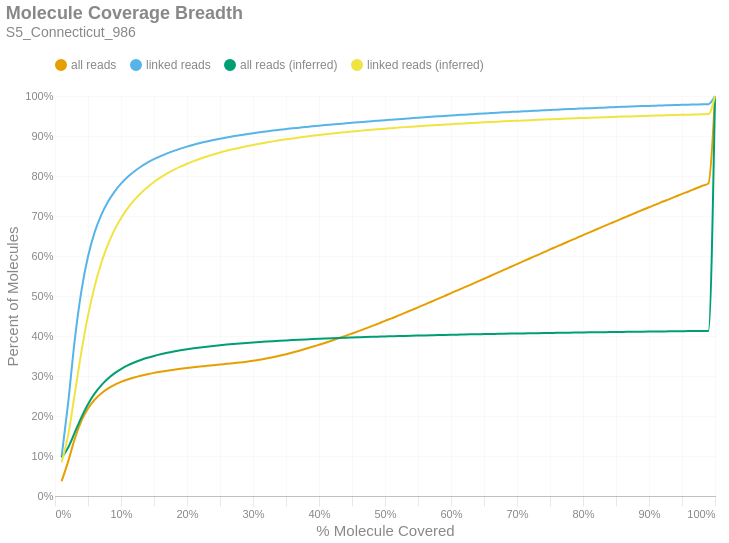

Notebook code for this chart:
### Markdown cell above
### Molecule Read Coverage
This chart shows molecule coverage breadth as computed by the number of bases aligned to that molecule. In other words, "*how much of each unique long molecule is actually sequenced/aligned?*" Keep in mind there is a distinction between sequences and alignments, since some sequences belonging to a particular molecule may not align well and wouldn't appear in the alignment data. This chart also shows molecule coverage breadth as computed by the *inferred fragment* from which the aligned sequences originate. Unlike read coverage, this calculation takes into account the total insert size, including unsequenced gaps between the forward and reverse reads. Like the previous figures, these are cumulative percents.

### Code cell
if SKIPLR:
    print_html(f"Skipped")
else:
    binned_df = consolidated_hist(valids['coverage_bp'], mask, 0.01, True)
    binned_df_inf = consolidated_hist(valids['coverage_inserts'], mask, 0.01, True)
    binned_df = binned_df.with_columns(pl.lit(binned_df_inf['all reads (cumsum)']).alias('all reads (inferred)'))
    binned_df = binned_df.with_columns(pl.lit(binned_df_inf['linked reads (cumsum)']).alias('linked reads (inferred)'))
    binned_df = binned_df.with_columns(
        (pl.col('bin').cast(pl.Float64) + 0.01).alias('right_edge')
    )

    with SafeRender(binned_df):
        (
            density_plot(binned_df, 'Molecule Coverage Breadth', samplename, 'molcov', ['all reads (inferred)','linked reads (inferred)'])
            .encode(
                #x=alt.X('bin:Q', title="% Molecule Covered").axis(format = '%').scale(padding=0),
                x=alt.X('right_edge:Q', title="% Molecule Covered").axis(format='%').scale(padding=0),
                y=alt.Y('value:Q', title='Percent of Molecules')
                    .axis(format='%')
                    .stack(False)
                    .scale(domainMin=0, padding=0),
                color=alt.Color("key:N").scale(domain = ["all reads", "linked reads", "all reads (inferred)", "linked reads (inferred)"]),
                tooltip = [
                    alt.Tooltip("key:N", title = "Data Type"),
                    alt.Tooltip("range_label:N", title="% Molecule Covered"),
                    alt.Tooltip("value:Q", format = ".2%", title="% Molecules")
                ]
            )
        ).display()

### Figure 1 — Vega-Lite specification as saved in the notebook (floating-point values rounded to 4 significant figures)
{"width": "container", "height": 400, "config": {"title": {"anchor": "start", "dy": -15, "fontSize": 18, "color": "#888888", "subtitleColor": "#888888", "subtitleFontSize": 14}, "arc": {"fill": "#0072B2"}, "axis": {"domainColor": "#888888", "domainWidth": 0.5, "gridWidth": 0.2, "grid": false, "titleFontWeight": 400, "titleFontSize": 15, "labelFontSize": 11, "labelColor": "#888888", "tickColor": "#888888", "tickWidth": 0.2, "titleColor": "#888888"}, "axisBand": {"grid": false}, "axisX": {"grid": true, "tickSize": 10, "domainCap": "round"}, "axisY": {"domain": false, "grid": true, "tickSize": 0, "domainCap": "round"}, "background": "transparent", "header": {"labelFontSize": 15, "labelColor": "#888888", "titleFontSize": 15, "titleFontWeight": 600, "titleColor": "#888888"}, "legend": {"labelFont": "sans-serif", "labelFontSize": 12, "labelColor": "#888888", "symbolSize": 100, "symbolType": "circle", "titleFontSize": 12, "titlePadding": 10, "titleColor": "#888888", "title": null, "orient": "top"}, "range": {"category": ["#E69F00", "#56B4E9", "#009E73", "#F0E442", "#0072B2", "#D55E00", "#CC79A7", "#000000"], "diverging": ["#cfe8f3", "#a2d4ec", "#73bfe2", "#46abdb", "#1696d2", "#12719e"]}, "area": {"fill": "#0072B2", "fillOpacity": 0.7, "line": true, "strokeOpacity": 0.7}, "line": {"color": "#0072B2", "stroke": "#0072B2", "strokeWidth": 2}, "trail": {"color": "#0072B2", "stroke": "#0072B2", "strokeWidth": 0, "size": 1}, "point": {"filled": true, "fillOpacity": 1.0, "size": 95}, "text": {"color": "#888888", "fontSize": 11, "align": "right", "fontWeight": 400, "size": 11}, "bar": {"fill": "#0072B2", "stroke": null}, "view": {"stroke": null, "continuousWidth": 660, "continuousHeight": 400}}, "data": {"name": "data-5cb0b934f392104e5d37e7a71c5b4e15"}, "mark": {"type": "line", "interpolate": "monotone", "point": {"opacity": 0, "size": 275}}, "encoding": {"color": {"field": "key", "scale": {"domain": ["all reads", "linked reads", "all reads (inferred)", "linked reads (inferred)"]}, "type": "nominal"}, "tooltip": [{"field": "key", "title": "Data Type", "type": "nominal"}, {"field": "range_label", "title": "% Molecule Covered", "type": "nominal"}, {"field": "value", "format": ".2%", "title": "% Molecules", "type": "quantitative"}], "x": {"axis": {"format": "%"}, "field": "right_edge", "scale": {"padding": 0}, "title": "% Molecule Covered", "type": "quantitative"}, "y": {"axis": {"format": "%"}, "field": "value", "scale": {"domainMin": 0, "padding": 0}, "stack": false, "title": "Percent of Molecules", "type": "quantitative"}}, "params": [{"name": "param_c36ac31b6afebe62", "select": {"type": "point", "fields": ["key"]}, "bind": "legend"}], "title": {"text": "Molecule Coverage Breadth", "subtitle": "S5_Connecticut_986"}, "transform": [{"fold": ["all reads (cumsum)", "linked reads (cumsum)", "all reads (inferred)", "linked reads (inferred)"]}, {"calculate": "replace(datum.key, ' (cumsum)', '')", "as": "key"}, {"filter": {"param": "param_c36ac31b6afebe62"}}], "usermeta": {"embedOptions": {"downloadFileName": "S5_Connecticut_986.molcov"}}, "$schema": "https://vega.github.io/schema/vega-lite/v6.1.0.json", "datasets": {"data-5cb0b934f392104e5d37e7a71c5b4e15": [{"bin": "0.0", "interval": "0.0-0.01", "all reads": 0.03692, "linked reads": 0.0981, "all reads (cumsum)": 0.03692, "linked reads (cumsum)": 0.0981, "range_label": "0.0-0.01", "all reads (inferred)": 0.09613, "linked reads (inferred)": 0.08448, "right_edge": 0.01}, {"bin": "0.01", "interval": "0.01-0.02", "all reads": 0.04972, "linked reads": 0.1361, "all reads (cumsum)": 0.08664, "linked reads (cumsum)": 0.2342, "range_label": "0.01-0.02", "all reads (inferred)": 0.1214, "linked reads (inferred)": 0.1527, "right_edge": 0.02}, {"bin": "0.02", "interval": "0.02-0.03", "all reads": 0.05684, "linked reads": 0.1569, "all reads (cumsum)": 0.1435, "linked reads (cumsum)": 0.3911, "range_label": "0.02-0.03", "all reads (inferred)": 0.159, "linked reads (inferred)": 0.2562, "right_edge": 0.03}, {"bin": "0.03", "interval": "0.03-0.04", "all reads": 0.04414, "linked reads": 0.1219, "all reads (cumsum)": 0.1876, "linked reads (cumsum)": 0.513, "range_label": "0.03-0.04", "all reads (inferred)": 0.1967, "linked reads (inferred)": 0.3603, "right_edge": 0.04}, {"bin": "0.04", "interval": "0.04-0.05", "all reads": 0.03107, "linked reads": 0.08572, "all reads (cumsum)": 0.2187, "linked reads (cumsum)": 0.5987, "range_label": "0.04-0.05", "all reads (inferred)": 0.2295, "linked reads (inferred)": 0.451, "right_edge": 0.05}, {"bin": "0.05", "interval": "0.05-0.06", "all reads": 0.02196, "linked reads": 0.06038, "all reads (cumsum)": 0.2406, "linked reads (cumsum)": 0.6591, "range_label": "0.05-0.06", "all reads (inferred)": 0.2558, "linked reads (inferred)": 0.5239, "right_edge": 0.06}, {"bin": "0.06", "interval": "0.06-0.07", "all reads": 0.01577, "linked reads": 0.04332, "all reads (cumsum)": 0.2564, "linked reads (cumsum)": 0.7024, "range_label": "0.06-0.07", "all reads (inferred)": 0.2767, "linked reads (inferred)": 0.5818, "right_edge": 0.07}, {"bin": "0.07", "interval": "0.07-0.08", "all reads": 0.0119, "linked reads": 0.03262, "all reads (cumsum)": 0.2683, "linked reads (cumsum)": 0.735, "range_label": "0.07-0.08", "all reads (inferred)": 0.2932, "linked reads (inferred)": 0.6277, "right_edge": 0.08}, {"bin": "0.08", "interval": "0.08-0.09", "all reads": 0.009308, "linked reads": 0.02549, "all reads (cumsum)": 0.2776, "linked reads (cumsum)": 0.7605, "range_label": "0.08-0.09", "all reads (inferred)": 0.3066, "linked reads (inferred)": 0.6648, "right_edge": 0.09}, {"bin": "0.09", "interval": "0.09-0.1", "all reads": 0.007509, "linked reads": 0.02045, "all reads (cumsum)": 0.2851, "linked reads (cumsum)": 0.7809, "range_label": "0.09-0.1", "all reads (inferred)": 0.3174, "linked reads (inferred)": 0.6945, "right_edge": 0.1}, {"bin": "0.1", "interval": "0.1-0.11", "all reads": 0.006122, "linked reads": 0.01659, "all reads (cumsum)": 0.2912, "linked reads (cumsum)": 0.7975, "range_label": "0.1-0.11", "all reads (inferred)": 0.3263, "linked reads (inferred)": 0.7192, "right_edge": 0.11}, {"bin": "0.11", "interval": "0.11-0.12", "all reads": 0.005099, "linked reads": 0.0138, "all reads (cumsum)": 0.2963, "linked reads (cumsum)": 0.8113, "range_label": "0.11-0.12", "all reads (inferred)": 0.3337, "linked reads (inferred)": 0.7397, "right_edge": 0.12}, {"bin": "0.12", "interval": "0.12-0.13", "all reads": 0.004389, "linked reads": 0.01187, "all reads (cumsum)": 0.3007, "linked reads (cumsum)": 0.8232, "range_label": "0.12-0.13", "all reads (inferred)": 0.34, "linked reads (inferred)": 0.757, "right_edge": 0.13}, {"bin": "0.13", "interval": "0.13-0.14", "all reads": 0.003779, "linked reads": 0.01015, "all reads (cumsum)": 0.3045, "linked reads (cumsum)": 0.8333, "range_label": "0.13-0.14", "all reads (inferred)": 0.3454, "linked reads (inferred)": 0.772, "right_edge": 0.14}, {"bin": "0.14", "interval": "0.14-0.15", "all reads": 0.003263, "linked reads": 0.008727, "all reads (cumsum)": 0.3078, "linked reads (cumsum)": 0.8421, "range_label": "0.14-0.15", "all reads (inferred)": 0.3502, "linked reads (inferred)": 0.7851, "right_edge": 0.15}, {"bin": "0.15", "interval": "0.15-0.16", "all reads": 0.002906, "linked reads": 0.007705, "all reads (cumsum)": 0.3107, "linked reads (cumsum)": 0.8498, "range_label": "0.15-0.16", "all reads (inferred)": 0.3543, "linked reads (inferred)": 0.7964, "right_edge": 0.16}, {"bin": "0.16", "interval": "0.16-0.17", "all reads": 0.002608, "linked reads": 0.006828, "all reads (cumsum)": 0.3133, "linked reads (cumsum)": 0.8566, "range_label": "0.16-0.17", "all reads (inferred)": 0.358, "linked reads (inferred)": 0.8065, "right_edge": 0.17}, {"bin": "0.17", "interval": "0.17-0.18", "all reads": 0.002385, "linked reads": 0.006148, "all reads (cumsum)": 0.3157, "linked reads (cumsum)": 0.8628, "range_label": "0.17-0.18", "all reads (inferred)": 0.3612, "linked reads (inferred)": 0.8154, "right_edge": 0.18}, {"bin": "0.18", "interval": "0.18-0.19", "all reads": 0.002241, "linked reads": 0.005613, "all reads (cumsum)": 0.3179, "linked reads (cumsum)": 0.8684, "range_label": "0.18-0.19", "all reads (inferred)": 0.3641, "linked reads (inferred)": 0.8235, "right_edge": 0.19}, {"bin": "0.19", "interval": "0.19-0.2", "all reads": 0.002084, "linked reads": 0.00515, "all reads (cumsum)": 0.32, "linked reads (cumsum)": 0.8735, "range_label": "0.19-0.2", "all reads (inferred)": 0.3668, "linked reads (inferred)": 0.8307, "right_edge": 0.2}, {"bin": "0.2", "interval": "0.2-0.21", "all reads": 0.00192, "linked reads": 0.004613, "all reads (cumsum)": 0.3219, "linked reads (cumsum)": 0.8781, "range_label": "0.2-0.21", "all reads (inferred)": 0.3691, "linked reads (inferred)": 0.8372, "right_edge": 0.21}, {"bin": "0.21", "interval": "0.21-0.22", "all reads": 0.001832, "linked reads": 0.004268, "all reads (cumsum)": 0.3238, "linked reads (cumsum)": 0.8824, "range_label": "0.21-0.22", "all reads (inferred)": 0.3713, "linked reads (inferred)": 0.8432, "right_edge": 0.22}, {"bin": "0.22", "interval": "0.22-0.23", "all reads": 0.001721, "linked reads": 0.00387, "all reads (cumsum)": 0.3255, "linked reads (cumsum)": 0.8863, "range_label": "0.22-0.23", "all reads (inferred)": 0.3733, "linked reads (inferred)": 0.8487, "right_edge": 0.23}, {"bin": "0.23", "interval": "0.23-0.24", "all reads": 0.001685, "linked reads": 0.003646, "all reads (cumsum)": 0.3272, "linked reads (cumsum)": 0.8899, "range_label": "0.23-0.24", "all reads (inferred)": 0.3752, "linked reads (inferred)": 0.8538, "right_edge": 0.24}, {"bin": "0.24", "interval": "0.24-0.25", "all reads": 0.001641, "linked reads": 0.003366, "all reads (cumsum)": 0.3288, "linked reads (cumsum)": 0.8933, "range_label": "0.24-0.25", "all reads (inferred)": 0.3769, "linked reads (inferred)": 0.8585, "right_edge": 0.25}, {"bin": "0.25", "interval": "0.25-0.26", "all reads": 0.001583, "linked reads": 0.003094, "all reads (cumsum)": 0.3304, "linked reads (cumsum)": 0.8964, "range_label": "0.25-0.26", "all reads (inferred)": 0.3785, "linked reads (inferred)": 0.8629, "right_edge": 0.26}, {"bin": "0.26", "interval": "0.26-0.27", "all reads": 0.001616, "linked reads": 0.002877, "all reads (cumsum)": 0.332, "linked reads (cumsum)": 0.8992, "range_label": "0.26-0.27", "all reads (inferred)": 0.3799, "linked reads (inferred)": 0.8669, "right_edge": 0.27}, {"bin": "0.27", "interval": "0.27-0.28", "all reads": 0.001705, "linked reads": 0.002713, "all reads (cumsum)": 0.3337, "linked reads (cumsum)": 0.902, "range_label": "0.27-0.28", "all reads (inferred)": 0.3814, "linked reads (inferred)": 0.8708, "right_edge": 0.28}, {"bin": "0.28", "interval": "0.28-0.29", "all reads": 0.001979, "linked reads": 0.002612, "all reads (cumsum)": 0.3357, "linked reads (cumsum)": 0.9046, "range_label": "0.28-0.29", "all reads (inferred)": 0.3826, "linked reads (inferred)": 0.8743, "right_edge": 0.29}, {"bin": "0.29", "interval": "0.29-0.3", "all reads": 0.002339, "linked reads": 0.002433, "all reads (cumsum)": 0.338, "linked reads (cumsum)": 0.907, "range_label": "0.29-0.3", "all reads (inferred)": 0.3838, "linked reads (inferred)": 0.8776, "right_edge": 0.3}, {"bin": "0.3", "interval": "0.3-0.31", "all reads": 0.002636, "linked reads": 0.002262, "all reads (cumsum)": 0.3407, "linked reads (cumsum)": 0.9093, "range_label": "0.3-0.31", "all reads (inferred)": 0.385, "linked reads (inferred)": 0.8807, "right_edge": 0.31}, {"bin": "0.31", "interval": "0.31-0.32", "all reads": 0.003042, "linked reads": 0.002155, "all reads (cumsum)": 0.3437, "linked reads (cumsum)": 0.9114, "range_label": "0.31-0.32", "all reads (inferred)": 0.3861, "linked reads (inferred)": 0.8837, "right_edge": 0.32}, {"bin": "0.32", "interval": "0.32-0.33", "all reads": 0.003347, "linked reads": 0.002075, "all reads (cumsum)": 0.347, "linked reads (cumsum)": 0.9135, "range_label": "0.32-0.33", "all reads (inferred)": 0.3871, "linked reads (inferred)": 0.8865, "right_edge": 0.33}, {"bin": "0.33", "interval": "0.33-0.34", "all reads": 0.003611, "linked reads": 0.001919, "all reads (cumsum)": 0.3507, "linked reads (cumsum)": 0.9154, "range_label": "0.33-0.34", "all reads (inferred)": 0.3881, "linked reads (inferred)": 0.8892, "right_edge": 0.34}, {"bin": "0.34", "interval": "0.34-0.35", "all reads": 0.003925, "linked reads": 0.001875, "all reads (cumsum)": 0.3546, "linked reads (cumsum)": 0.9173, "range_label": "0.34-0.35", "all reads (inferred)": 0.389, "linked reads (inferred)": 0.8917, "right_edge": 0.35}, {"bin": "0.35", "interval": "0.35-0.36", "all reads": 0.004194, "linked reads": 0.00186, "all reads (cumsum)": 0.3588, "linked reads (cumsum)": 0.9192, "range_label": "0.35-0.36", "all reads (inferred)": 0.3899, "linked reads (inferred)": 0.894, "right_edge": 0.36}, {"bin": "0.36", "interval": "0.36-0.37", "all reads": 0.004472, "linked reads": 0.00167, "all reads (cumsum)": 0.3633, "linked reads (cumsum)": 0.9208, "range_label": "0.36-0.37", "all reads (inferred)": 0.3907, "linked reads (inferred)": 0.8963, "right_edge": 0.37}, {"bin": "0.37", "interval": "0.37-0.38", "all reads": 0.00477, "linked reads": 0.001709, "all reads (cumsum)": 0.368, "linked reads (cumsum)": 0.9225, "range_label": "0.37-0.38", "all reads (inferred)": 0.3915, "linked reads (inferred)": 0.8984, "right_edge": 0.38}, {"bin": "0.38", "interval": "0.38-0.39", "all reads": 0.004917, "linked reads": 0.00167, "all reads (cumsum)": 0.3729, "linked reads (cumsum)": 0.9242, "range_label": "0.38-0.39", "all reads (inferred)": 0.3922, "linked reads (inferred)": 0.9005, "right_edge": 0.39}, {"bin": "0.39", "interval": "0.39-0.4", "all reads": 0.00517, "linked reads": 0.001569, "all reads (cumsum)": 0.3781, "linked reads (cumsum)": 0.9258, "range_label": "0.39-0.4", "all reads (inferred)": 0.393, "linked reads (inferred)": 0.9025, "right_edge": 0.4}, {"bin": "0.4", "interval": "0.4-0.41", "all reads": 0.005206, "linked reads": 0.001482, "all reads (cumsum)": 0.3833, "linked reads (cumsum)": 0.9273, "range_label": "0.4-0.41", "all reads (inferred)": 0.3937, "linked reads (inferred)": 0.9044, "right_edge": 0.41}, {"bin": "0.41", "interval": "0.41-0.42", "all reads": 0.005457, "linked reads": 0.001494, "all reads (cumsum)": 0.3888, "linked reads (cumsum)": 0.9287, "range_label": "0.41-0.42", "all reads (inferred)": 0.3944, "linked reads (inferred)": 0.9062, "right_edge": 0.42}, {"bin": "0.42", "interval": "0.42-0.43", "all reads": 0.005681, "linked reads": 0.001487, "all reads (cumsum)": 0.3945, "linked reads (cumsum)": 0.9302, "range_label": "0.42-0.43", "all reads (inferred)": 0.395, "linked reads (inferred)": 0.908, "right_edge": 0.43}, {"bin": "0.43", "interval": "0.43-0.44", "all reads": 0.005747, "linked reads": 0.001401, "all reads (cumsum)": 0.4002, "linked reads (cumsum)": 0.9316, "range_label": "0.43-0.44", "all reads (inferred)": 0.3956, "linked reads (inferred)": 0.9096, "right_edge": 0.44}, {"bin": "0.44", "interval": "0.44-0.45", "all reads": 0.005954, "linked reads": 0.001376, "all reads (cumsum)": 0.4062, "linked reads (cumsum)": 0.933, "range_label": "0.44-0.45", "all reads (inferred)": 0.3962, "linked reads (inferred)": 0.9112, "right_edge": 0.45}, {"bin": "0.45", "interval": "0.45-0.46", "all reads": 0.005991, "linked reads": 0.001384, "all reads (cumsum)": 0.4121, "linked reads (cumsum)": 0.9344, "range_label": "0.45-0.46", "all reads (inferred)": 0.3967, "linked reads (inferred)": 0.9127, "right_edge": 0.46}, {"bin": "0.46", "interval": "0.46-0.47", "all reads": 0.006169, "linked reads": 0.001363, "all reads (cumsum)": 0.4183, "linked reads (cumsum)": 0.9358, "range_label": "0.46-0.47", "all reads (inferred)": 0.3973, "linked reads (inferred)": 0.9142, "right_edge": 0.47}, {"bin": "0.47", "interval": "0.47-0.48", "all reads": 0.006447, "linked reads": 0.001315, "all reads (cumsum)": 0.4248, "linked reads (cumsum)": 0.9371, "range_label": "0.47-0.48", "all reads (inferred)": 0.3978, "linked reads (inferred)": 0.9156, "right_edge": 0.48}, {"bin": "0.48", "interval": "0.48-0.49", "all reads": 0.006189, "linked reads": 0.001271, "all reads (cumsum)": 0.4309, "linked reads (cumsum)": 0.9383, "range_label": "0.48-0.49", "all reads (inferred)": 0.3983, "linked reads (inferred)": 0.917, "right_edge": 0.49}, {"bin": "0.49", "interval": "0.49-0.5", "all reads": 0.007034, "linked reads": 0.001282, "all reads (cumsum)": 0.438, "linked reads (cumsum)": 0.9396, "range_label": "0.49-0.5", "all reads (inferred)": 0.3988, "linked reads (inferred)": 0.9184, "right_edge": 0.5}, {"bin": "0.5", "interval": "0.5-0.51", "all reads": 0.006081, "linked reads": 0.001231, "all reads (cumsum)": 0.4441, "linked reads (cumsum)": 0.9409, "range_label": "0.5-0.51", "all reads (inferred)": 0.3993, "linked reads (inferred)": 0.9196, "right_edge": 0.51}, {"bin": "0.51", "interval": "0.51-0.52", "all reads": 0.006902, "linked reads": 0.001244, "all reads (cumsum)": 0.451, "linked reads (cumsum)": 0.9421, "range_label": "0.51-0.52", "all reads (inferred)": 0.3998, "linked reads (inferred)": 0.9209, "right_edge": 0.52}, {"bin": "0.52", "interval": "0.52-0.53", "all reads": 0.006723, "linked reads": 0.001193, "all reads (cumsum)": 0.4577, "linked reads (cumsum)": 0.9433, "range_label": "0.52-0.53", "all reads (inferred)": 0.4003, "linked reads (inferred)": 0.9222, "right_edge": 0.53}, {"bin": "0.53", "interval": "0.53-0.54", "all reads": 0.006951, "linked reads": 0.001216, "all reads (cumsum)": 0.4646, "linked reads (cumsum)": 0.9445, "range_label": "0.53-0.54", "all reads (inferred)": 0.4007, "linked reads (inferred)": 0.9234, "right_edge": 0.54}, {"bin": "0.54", "interval": "0.54-0.55", "all reads": 0.00688, "linked reads": 0.001205, "all reads (cumsum)": 0.4715, "linked reads (cumsum)": 0.9457, "range_label": "0.54-0.55", "all reads (inferred)": 0.4011, "linked reads (inferred)": 0.9245, "right_edge": 0.55}, {"bin": "0.55", "interval": "0.55-0.56", "all reads": 0.007045, "linked reads": 0.001155, "all reads (cumsum)": 0.4786, "linked reads (cumsum)": 0.9469, "range_label": "0.55-0.56", "all reads (inferred)": 0.4015, "linked reads (inferred)": 0.9255, "right_edge": 0.56}, {"bin": "0.56", "interval": "0.56-0.57", "all reads": 0.007056, "linked reads": 0.001111, "all reads (cumsum)": 0.4856, "linked reads (cumsum)": 0.948, "range_label": "0.56-0.57", "all reads (inferred)": 0.4019, "linked reads (inferred)": 0.9266, "right_edge": 0.57}, {"bin": "0.57", "interval": "0.57-0.58", "all reads": 0.007016, "linked reads": 0.001091, "all reads (cumsum)": 0.4926, "linked reads (cumsum)": 0.9491, "range_label": "0.57-0.58", "all reads (inferred)": 0.4023, "linked reads (inferred)": 0.9276, "right_edge": 0.58}, {"bin": "0.58", "interval": "0.58-0.59", "all reads": 0.007156, "linked reads": 0.001085, "all reads (cumsum)": 0.4998, "linked reads (cumsum)": 0.9502, "range_label": "0.58-0.59", "all reads (inferred)": 0.4027, "linked reads (inferred)": 0.9286, "right_edge": 0.59}, {"bin": "0.59", "interval": "0.59-0.6", "all reads": 0.007388, "linked reads": 0.001111, "all reads (cumsum)": 0.5072, "linked reads (cumsum)": 0.9513, "range_label": "0.59-0.6", "all reads (inferred)": 0.403, "linked reads (inferred)": 0.9296, "right_edge": 0.6}, {"bin": "0.6", "interval": "0.6-0.61", "all reads": 0.006922, "linked reads": 0.00102, "all reads (cumsum)": 0.5141, "linked reads (cumsum)": 0.9523, "range_label": "0.6-0.61", "all reads (inferred)": 0.4034, "linked reads (inferred)": 0.9306, "right_edge": 0.61}, {"bin": "0.61", "interval": "0.61-0.62", "all reads": 0.007312, "linked reads": 0.00103, "all reads (cumsum)": 0.5214, "linked reads (cumsum)": 0.9533, "range_label": "0.61-0.62", "all reads (inferred)": 0.4038, "linked reads (inferred)": 0.9316, "right_edge": 0.62}, {"bin": "0.62", "interval": "0.62-0.63", "all reads": 0.00719, "linked reads": 0.001023, "all reads (cumsum)": 0.5286, "linked reads (cumsum)": 0.9543, "range_label": "0.62-0.63", "all reads (inferred)": 0.4041, "linked reads (inferred)": 0.9324, "right_edge": 0.63}, {"bin": "0.63", "interval": "0.63-0.64", "all reads": 0.007257, "linked reads": 0.001013, "all reads (cumsum)": 0.5359, "linked reads (cumsum)": 0.9554, "range_label": "0.63-0.64", "all reads (inferred)": 0.4044, "linked reads (inferred)": 0.9333, "right_edge": 0.64}, {"bin": "0.64", "interval": "0.64-0.65", "all reads": 0.007232, "linked reads": 0.0009599, "all reads (cumsum)": 0.5431, "linked reads (cumsum)": 0.9563, "range_label": "0.64-0.65", "all reads (inferred)": 0.4048, "linked reads (inferred)": 0.9342, "right_edge": 0.65}, {"bin": "0.65", "interval": "0.65-0.66", "all reads": 0.007546, "linked reads": 0.0009213, "all reads (cumsum)": 0.5506, "linked reads (cumsum)": 0.9572, "range_label": "0.65-0.66", "all reads (inferred)": 0.4051, "linked reads (inferred)": 0.935, "right_edge": 0.66}, {"bin": "0.66", "interval": "0.66-0.67", "all reads": 0.007182, "linked reads": 0.0009131, "all reads (cumsum)": 0.5578, "linked reads (cumsum)": 0.9581, "range_label": "0.66-0.67", "all reads (inferred)": 0.4054, "linked reads (inferred)": 0.9358, "right_edge": 0.67}, {"bin": "0.67", "interval": "0.67-0.68", "all reads": 0.007356, "linked reads": 0.0009347, "all reads (cumsum)": 0.5652, "linked reads (cumsum)": 0.9591, "range_label": "0.67-0.68", "all reads (inferred)": 0.4057, "linked reads (inferred)": 0.9366, "right_edge": 0.68}, {"bin": "0.68", "interval": "0.68-0.69", "all reads": 0.007234, "linked reads": 0.0008955, "all reads (cumsum)": 0.5724, "linked reads (cumsum)": 0.96, "range_label": "0.68-0.69", "all reads (inferred)": 0.406, "linked reads (inferred)": 0.9374, "right_edge": 0.69}, {"bin": "0.69", "interval": "0.69-0.7", "all reads": 0.007403, "linked reads": 0.0009101, "all reads (cumsum)": 0.5798, "linked reads (cumsum)": 0.9609, "range_label": "0.69-0.7", "all reads (inferred)": 0.4063, "linked reads (inferred)": 0.9382, "right_edge": 0.7}, {"bin": "0.7", "interval": "0.7-0.71", "all reads": 0.007208, "linked reads": 0.000838, "all reads (cumsum)": 0.587, "linked reads (cumsum)": 0.9617, "range_label": "0.7-0.71", "all reads (inferred)": 0.4066, "linked reads (inferred)": 0.9389, "right_edge": 0.71}, {"bin": "0.71", "interval": "0.71-0.72", "all reads": 0.007267, "linked reads": 0.0008527, "all reads (cumsum)": 0.5943, "linked reads (cumsum)": 0.9626, "range_label": "0.71-0.72", "all reads (inferred)": 0.4068, "linked reads (inferred)": 0.9397, "right_edge": 0.72}, {"bin": "0.72", "interval": "0.72-0.73", "all reads": 0.007381, "linked reads": 0.0008193, "all reads (cumsum)": 0.6017, "linked reads (cumsum)": 0.9634, "range_label": "0.72-0.73", "all reads (inferred)": 0.4071, "linked reads (inferred)": 0.9404, "right_edge": 0.73}, {"bin": "0.73", "interval": "0.73-0.74", "all reads": 0.007175, "linked reads": 0.0008287, "all reads (cumsum)": 0.6088, "linked reads (cumsum)": 0.9642, "range_label": "0.73-0.74", "all reads (inferred)": 0.4074, "linked reads (inferred)": 0.9411, "right_edge": 0.74}, {"bin": "0.74", "interval": "0.74-0.75", "all reads": 0.00757, "linked reads": 0.0008439, "all reads (cumsum)": 0.6164, "linked reads (cumsum)": 0.9651, "range_label": "0.74-0.75", "all reads (inferred)": 0.4076, "linked reads (inferred)": 0.9418, "right_edge": 0.75}, {"bin": "0.75", "interval": "0.75-0.76", "all reads": 0.007, "linked reads": 0.0007742, "all reads (cumsum)": 0.6234, "linked reads (cumsum)": 0.9658, "range_label": "0.75-0.76", "all reads (inferred)": 0.4079, "linked reads (inferred)": 0.9424, "right_edge": 0.76}, {"bin": "0.76", "interval": "0.76-0.77", "all reads": 0.007142, "linked reads": 0.0008064, "all reads (cumsum)": 0.6306, "linked reads (cumsum)": 0.9667, "range_label": "0.76-0.77", "all reads (inferred)": 0.4082, "linked reads (inferred)": 0.9431, "right_edge": 0.77}, {"bin": "0.77", "interval": "0.77-0.78", "all reads": 0.007234, "linked reads": 0.0007783, "all reads (cumsum)": 0.6378, "linked reads (cumsum)": 0.9674, "range_label": "0.77-0.78", "all reads (inferred)": 0.4084, "linked reads (inferred)": 0.9438, "right_edge": 0.78}, {"bin": "0.78", "interval": "0.78-0.79", "all reads": 0.007059, "linked reads": 0.0007203, "all reads (cumsum)": 0.6449, "linked reads (cumsum)": 0.9681, "range_label": "0.78-0.79", "all reads (inferred)": 0.4086, "linked reads (inferred)": 0.9444, "right_edge": 0.79}, {"bin": "0.79", "interval": "0.79-0.8", "all reads": 0.007507, "linked reads": 0.0007636, "all reads (cumsum)": 0.6524, "linked reads (cumsum)": 0.9689, "range_label": "0.79-0.8", "all reads (inferred)": 0.4089, "linked reads (inferred)": 0.945, "right_edge": 0.8}, {"bin": "0.8", "interval": "0.8-0.81", "all reads": 0.006841, "linked reads": 0.000664, "all reads (cumsum)": 0.6592, "linked reads (cumsum)": 0.9696, "range_label": "0.8-0.81", "all reads (inferred)": 0.4091, "linked reads (inferred)": 0.9457, "right_edge": 0.81}, {"bin": "0.81", "interval": "0.81-0.82", "all reads": 0.007011, "linked reads": 0.0006699, "all reads (cumsum)": 0.6662, "linked reads (cumsum)": 0.9702, "range_label": "0.81-0.82", "all reads (inferred)": 0.4094, "linked reads (inferred)": 0.9462, "right_edge": 0.82}, {"bin": "0.82", "interval": "0.82-0.83", "all reads": 0.007169, "linked reads": 0.0006839, "all reads (cumsum)": 0.6734, "linked reads (cumsum)": 0.9709, "range_label": "0.82-0.83", "all reads (inferred)": 0.4096, "linked reads (inferred)": 0.9468, "right_edge": 0.83}, {"bin": "0.83", "interval": "0.83-0.84", "all reads": 0.007021, "linked reads": 0.0006435, "all reads (cumsum)": 0.6804, "linked reads (cumsum)": 0.9716, "range_label": "0.83-0.84", "all reads (inferred)": 0.4098, "linked reads (inferred)": 0.9474, "right_edge": 0.84}, {"bin": "0.84", "interval": "0.84-0.85", "all reads": 0.006924, "linked reads": 0.0006657, "all reads (cumsum)": 0.6873, "linked reads (cumsum)": 0.9722, "range_label": "0.84-0.85", "all reads (inferred)": 0.41, "linked reads (inferred)": 0.9479, "right_edge": 0.85}, {"bin": "0.85", "interval": "0.85-0.86", "all reads": 0.007032, "linked reads": 0.0006529, "all reads (cumsum)": 0.6944, "linked reads (cumsum)": 0.9729, "range_label": "0.85-0.86", "all reads (inferred)": 0.4102, "linked reads (inferred)": 0.9485, "right_edge": 0.86}, {"bin": "0.86", "interval": "0.86-0.87", "all reads": 0.006812, "linked reads": 0.0006013, "all reads (cumsum)": 0.7012, "linked reads (cumsum)": 0.9735, "range_label": "0.86-0.87", "all reads (inferred)": 0.4104, "linked reads (inferred)": 0.949, "right_edge": 0.87}, {"bin": "0.87", "interval": "0.87-0.88", "all reads": 0.006983, "linked reads": 0.0006142, "all reads (cumsum)": 0.7082, "linked reads (cumsum)": 0.9741, "range_label": "0.87-0.88", "all reads (inferred)": 0.4107, "linked reads (inferred)": 0.9496, "right_edge": 0.88}, {"bin": "0.88", "interval": "0.88-0.89", "all reads": 0.006813, "linked reads": 0.0005972, "all reads (cumsum)": 0.715, "linked reads (cumsum)": 0.9747, "range_label": "0.88-0.89", "all reads (inferred)": 0.4109, "linked reads (inferred)": 0.9501, "right_edge": 0.89}, {"bin": "0.89", "interval": "0.89-0.9", "all reads": 0.006879, "linked reads": 0.000548, "all reads (cumsum)": 0.7218, "linked reads (cumsum)": 0.9753, "range_label": "0.89-0.9", "all reads (inferred)": 0.4111, "linked reads (inferred)": 0.9506, "right_edge": 0.9}, {"bin": "0.9", "interval": "0.9-0.91", "all reads": 0.006419, "linked reads": 0.0005175, "all reads (cumsum)": 0.7283, "linked reads (cumsum)": 0.9758, "range_label": "0.9-0.91", "all reads (inferred)": 0.4113, "linked reads (inferred)": 0.9511, "right_edge": 0.91}, {"bin": "0.91", "interval": "0.91-0.92", "all reads": 0.007267, "linked reads": 0.0005603, "all reads (cumsum)": 0.7355, "linked reads (cumsum)": 0.9763, "range_label": "0.91-0.92", "all reads (inferred)": 0.4114, "linked reads (inferred)": 0.9515, "right_edge": 0.92}, {"bin": "0.92", "interval": "0.92-0.93", "all reads": 0.006069, "linked reads": 0.0004893, "all reads (cumsum)": 0.7416, "linked reads (cumsum)": 0.9768, "range_label": "0.92-0.93", "all reads (inferred)": 0.4116, "linked reads (inferred)": 0.952, "right_edge": 0.93}, {"bin": "0.93", "interval": "0.93-0.94", "all reads": 0.006692, "linked reads": 0.0004987, "all reads (cumsum)": 0.7483, "linked reads (cumsum)": 0.9773, "range_label": "0.93-0.94", "all reads (inferred)": 0.4118, "linked reads (inferred)": 0.9524, "right_edge": 0.94}, {"bin": "0.94", "interval": "0.94-0.95", "all reads": 0.007116, "linked reads": 0.0005122, "all reads (cumsum)": 0.7554, "linked reads (cumsum)": 0.9778, "range_label": "0.94-0.95", "all reads (inferred)": 0.412, "linked reads (inferred)": 0.9529, "right_edge": 0.95}, {"bin": "0.95", "interval": "0.95-0.96", "all reads": 0.005936, "linked reads": 0.000477, "all reads (cumsum)": 0.7613, "linked reads (cumsum)": 0.9783, "range_label": "0.95-0.96", "all reads (inferred)": 0.4122, "linked reads (inferred)": 0.9534, "right_edge": 0.96}, {"bin": "0.96", "interval": "0.96-0.97", "all reads": 0.0068, "linked reads": 0.000477, "all reads (cumsum)": 0.7681, "linked reads (cumsum)": 0.9788, "range_label": "0.96-0.97", "all reads (inferred)": 0.4124, "linked reads (inferred)": 0.9538, "right_edge": 0.97}, {"bin": "0.97", "interval": "0.97-0.98", "all reads": 0.006858, "linked reads": 0.0004196, "all reads (cumsum)": 0.775, "linked reads (cumsum)": 0.9792, "range_label": "0.97-0.98", "all reads (inferred)": 0.4126, "linked reads (inferred)": 0.9543, "right_edge": 0.98}, {"bin": "0.98", "interval": "0.98-0.99", "all reads": 0.006241, "linked reads": 0.0004683, "all reads (cumsum)": 0.7812, "linked reads (cumsum)": 0.9797, "range_label": "0.98-0.99", "all reads (inferred)": 0.4128, "linked reads (inferred)": 0.9547, "right_edge": 0.99}, {"bin": "0.99", "interval": "0.99-1.0", "all reads": 0.2188, "linked reads": 0.02033, "all reads (cumsum)": 1.0, "linked reads (cumsum)": 1.0, "range_label": "0.99-1.0", "all reads (inferred)": 1.0, "linked reads (inferred)": 1.0, "right_edge": 1.0}]}}
